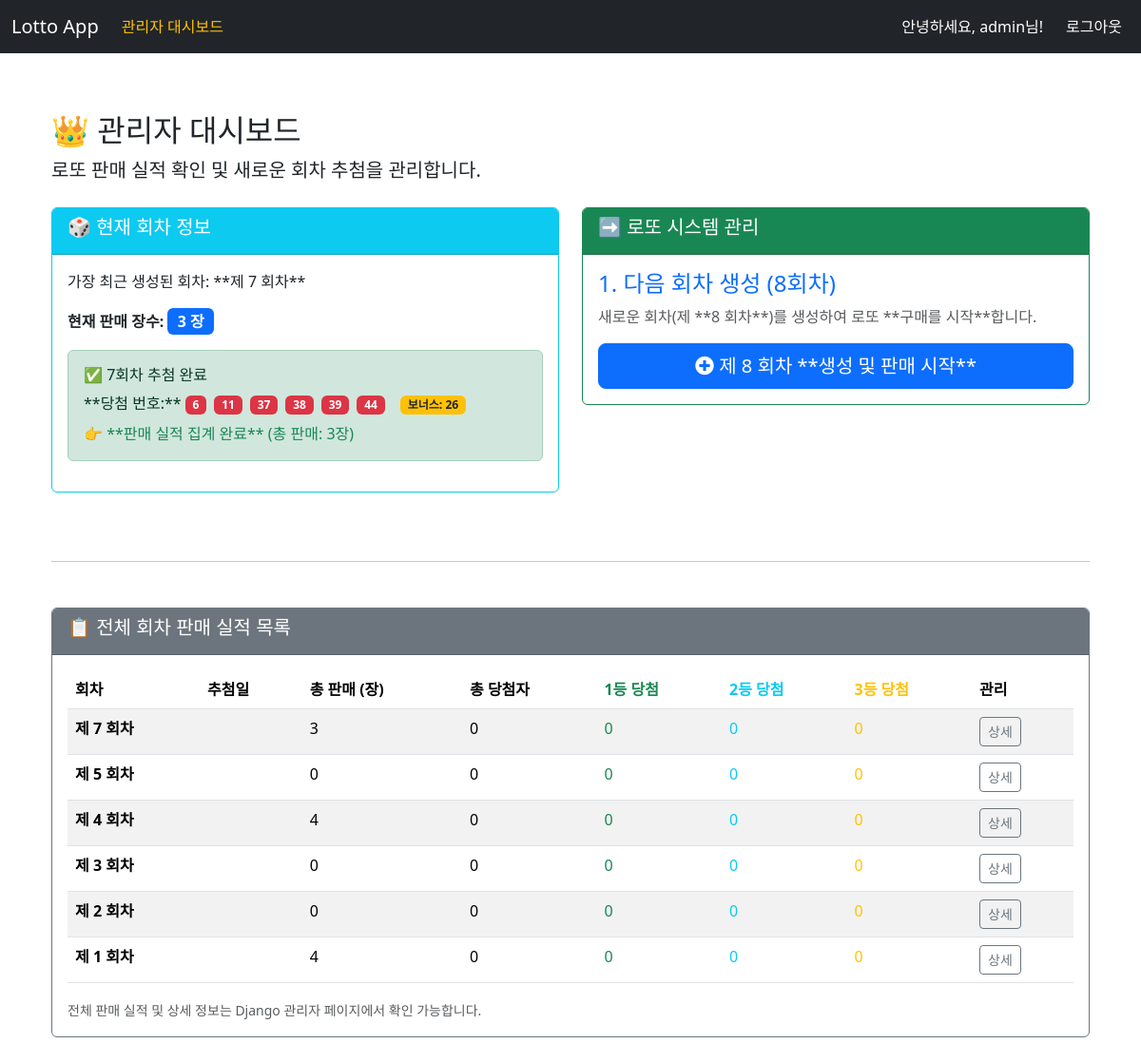
Screenshot of /admin_panel/ (signed in) with the database file from the repository.
### lotto/models.py (models this page shows, shortened)
class LottoRound(models.Model):
    round = models.IntegerField(
        unique=True,
        verbose_name="회차",
        help_text="로또 회차 번호"
    )
    actual_draw_date = models.DateTimeField(
        verbose_name="실제 추첨 일시",
        null=True,
        blank=True,
        help_text="관리자가 추첨을 완료한 시점"
    )
    num1 = models.IntegerField(validators=LOTTO_NUMBER_VALIDATORS, null=True, blank=True)
    num2 = models.IntegerField(validators=LOTTO_NUMBER_VALIDATORS, null=True, blank=True)
    num3 = models.IntegerField(validators=LOTTO_NUMBER_VALIDATORS, null=True, blank=True)
    num4 = models.IntegerField(validators=LOTTO_NUMBER_VALIDATORS, null=True, blank=True)
    num5 = models.IntegerField(validators=LOTTO_NUMBER_VALIDATORS, null=True, blank=True)
    num6 = models.IntegerField(validators=LOTTO_NUMBER_VALIDATORS, null=True, blank=True)
    bonus_number = models.IntegerField(
        validators=LOTTO_NUMBER_VALIDATORS,
        verbose_name="보너스 번호",
        null=True,
        blank=True
    )
    def get_winning_numbers(self):
        if self.num1 is None:
            return []
        return sorted([self.num1, self.num2, self.num3, self.num4, self.num5, self.num6])

class SalesPerformance(models.Model):
    round = models.OneToOneField(LottoRound, on_delete=models.CASCADE, primary_key=True, verbose_name="회차")
    total_sales = models.IntegerField(default=0, verbose_name="총 판매액 (장)")
    total_winners = models.IntegerField(default=0, verbose_name="총 당첨자 수 (모든 등수)")
    rank1_winners = models.IntegerField(default=0, verbose_name="1등 당첨자")
    rank2_winners = models.IntegerField(default=0, verbose_name="2등 당첨자")
    rank3_winners = models.IntegerField(default=0, verbose_name="3등 당첨자")

### lotto/views.py (the view)
# urls.py: path('admin_panel/', views.admin_dashboard, name='admin_dashboard'),
@user_passes_test(lambda u: u.is_superuser)
@login_required
def admin_dashboard(request):
    try:
        latest_round = LottoRound.objects.latest('round')
        next_round_number = latest_round.round + 1
        current_round_sales_count = Purchase.objects.filter(round=latest_round).count()
    except LottoRound.DoesNotExist:
        latest_round = None
        next_round_number = 1
        current_round_sales_count = 0 # 회차가 없으면 판매 장수도 0
    all_sales_performance = SalesPerformance.objects.select_related('round').order_by('-round__round')
    context = {
        'latest_round': latest_round,
        'next_round_number': next_round_number,
        'current_round_sales_count': current_round_sales_count,
        'all_sales_performance': all_sales_performance,
    }
    return render(request, 'lotto/admin_dashboard.html', context)

### lotto/templates/lotto/admin_dashboard.html (shortened to what this page needs)
{% extends "lotto/base.html" %}
{% load static %}
{% block content %}
<div class="container mt-5">
    <h2>👑 관리자 대시보드</h2>
    <p class="lead">로또 판매 실적 확인 및 새로운 회차 추첨을 관리합니다.</p>
    <div class="row mt-4">
        <div class="col-md-6 mb-4">
            <div class="card border-info">
                <div class="card-header bg-info text-white">
                    <h5>🎲 현재 회차 정보</h5>
                </div>
                <div class="card-body">
                    {% if latest_round %}
                        {% with is_finalized=latest_round.num1 %}
                            <p>가장 최근 생성된 회차: **제 {{ latest_round.round }} 회차**</p>
                            <p><strong>현재 판매 장수:</strong> <span class="badge bg-primary fs-6">{{ current_round_sales_count|default:"0" }} 장</span></p>
                            {% if is_finalized %}
                                <div class="alert alert-success mt-3">
                                    <h6>✅ {{ latest_round.round }}회차 추첨 완료</h6>
                                    **당첨 번호:** {% for num in latest_round.get_winning_numbers %}
                                        <span class="badge bg-danger me-1">{{ num }}</span>
                                    {% endfor %}
                                    <span class="badge bg-warning text-dark ms-2">보너스: {{ latest_round.bonus_number }}</span>
                                    {% if latest_round.salesperformance %}
                                        <p class="text-success mt-2 mb-0">👉 **판매 실적 집계 완료** (총 판매: {{ latest_round.salesperformance.total_sales }}장)</p>
                                    {% endif %}
                                </div>
                            {% else %}
                                <div class="alert alert-warning mt-3">
                                    <h6>⚠️ {{ latest_round.round }}회차 판매 중 (추첨 대기)</h6>
                                </div>
                            {% endif %}
                        {% endwith %}
                    {% else %}
                        <div class="alert alert-danger">
                            아직 생성된 로또 회차가 없습니다. 아래 버튼으로 1회차를 시작해 주세요.
                        </div>
                    {% endif %}
                </div>
            </div>
        </div>
        <div class="col-md-6 mb-4">
            <div class="card border-success">
                <div class="card-header bg-success text-white">
                    <h5>➡️ 로또 시스템 관리</h5>
                </div>
                <div class="card-body">
                    {% if latest_round and not latest_round.num1 %}
                        <h4 class="text-danger">1. {{ latest_round.round }}회차 추첨 및 자동 집계</h4>
                        <p class="text-muted">판매를 마감하고 **당첨 번호 확정**과 **판매 실적 집계**를 **한 번에** 처리합니다.</p>
                        <form method="post" action="{% url 'finalize_lotto_round' %}">
                            {% csrf_token %}
                            <button type="submit" class="btn btn-danger btn-lg w-100">
                                <i class="fas fa-dice"></i> {{ latest_round.round }} 회차 **추첨 및 자동 집계**
                            </button>
                        </form>
                    {% else %}
                        <h4 class="text-primary">1. 다음 회차 생성 ({{ next_round_number }}회차)</h4>
                        <p class="text-muted">새로운 회차(제 **{{ next_round_number }} 회차**)를 생성하여 로또 **구매를 시작**합니다.</p>
                        <form method="post" action="{% url 'create_next_round' %}">
                            <button type="submit" class="btn btn-primary btn-lg w-100">
                                <i class="fas fa-plus-circle"></i> 제 {{ next_round_number }} 회차 **생성 및 판매 시작**
                            </button>
                        </form>
                    {% endif %}
                </div>
            </div>
        </div>
    </div>
    <hr class="my-5">
    <div class="card border-secondary mb-5">
        <div class="card-header bg-secondary text-white">
            <h5>📋 전체 회차 판매 실적 목록</h5>
        </div>
        <div class="card-body">
            {% if all_sales_performance %}
                <table class="table table-striped table-hover">
                    <thead>
                        <tr>
                            <th>회차</th>
                            <th>추첨일</th>
                            <th>총 판매 (장)</th>
                            <th>총 당첨자</th>
                            <th class="text-success">1등 당첨</th>
                            <th class="text-info">2등 당첨</th>
                            <th class="text-warning">3등 당첨</th>
                            <th>관리</th>
                        </tr>
                    </thead>
                    <tbody>
                        {% for sales in all_sales_performance %}
                        <tr>
                            <td><strong>제 {{ sales.round.round }} 회차</strong></td>
                            <td>{{ sales.round.draw_date|date:"Y-m-d" }}</td>
                            <td>{{ sales.total_sales|default:"0" }}</td>
                            <td>{{ sales.total_winners|default:"0" }}</td>
                            <td class="text-success">{{ sales.rank1_winners|default:"0" }}</td>
                            <td class="text-info">{{ sales.rank2_winners|default:"0" }}</td>
                            <td class="text-warning">{{ sales.rank3_winners|default:"0" }}</td>
                            <td><a href="{% url 'admin:lotto_salesperformance_change' sales.pk %}" class="btn btn-sm btn-outline-secondary">상세</a></td>
                        </tr>
                        {% endfor %}
                    </tbody>
                </table>
                <small class="text-muted">전체 판매 실적 및 상세 정보는 Django 관리자 페이지에서 확인 가능합니다.</small>
            {% else %}
                <div class="alert alert-warning mb-0">아직 집계된 판매 실적이 없습니다.</div>
            {% endif %}
        </div>
    </div>
    </div>
{% endblock content %}

### lotto/templates/lotto/base.html (shortened to what this page needs)
<!DOCTYPE html>
<html lang="ko">
<head>
    <link href="https://cdn.jsdelivr.net/npm/bootstrap@5.3.3/dist/css/bootstrap.min.css" rel="stylesheet">
    <link rel="stylesheet" href="https://cdnjs.cloudflare.com/ajax/libs/font-awesome/5.15.4/css/all.min.css">
</head>
<body>
    <nav class="navbar navbar-expand-md navbar-dark bg-dark fixed-top">
        <div class="container-fluid">
            <a class="navbar-brand" href="{% url 'lotto_home' %}">Lotto App</a>
            <div class="collapse navbar-collapse">
                <ul class="navbar-nav me-auto mb-2 mb-lg-0">
                    {% if request.user.is_authenticated %}
                        {% if request.user.is_superuser %}
                            <li class="nav-item">
                                <a class="nav-link text-warning" href="{% url 'admin_dashboard' %}">관리자 대시보드</a>
                            </li>
                        {% endif %}
                    {% endif %}
                </ul>
                <ul class="navbar-nav">
                    {% if request.user.is_authenticated %}
                        <li class="nav-item">
                            <span class="nav-link text-white">안녕하세요, {{ request.user.username }}님!</span>
                        </li>
                        <li class="nav-item">
                            <form method="post" action="{% url 'logout' %}" style="display: inline;">
                                <button type="submit" class="nav-link btn btn-sm btn-danger text-white ms-2" style="border: none;">
                                    로그아웃
                                </button>
                            </form>
                        </li>
                    {% endif %}
                </ul>
            </div>
        </div>
    </nav>
    <main role="main" class="container">
        {% block content %}
        {% endblock %}
    </main>
</body>
</html>

### lotto/templates/lotto/base.html (style rules this page uses)
body { padding-top: 70px; }

### rows the page displays
LottoRound: round "7", bonus_number "26", salesperformance.total_sales "3"
SalesPerformance: round.round "7", total_sales "3", total_winners "0", rank1_winners "0", rank2_winners "0", rank3_winners "0"
SalesPerformance: round.round "5", total_sales "0", total_winners "0", rank1_winners "0", rank2_winners "0", rank3_winners "0"
SalesPerformance: round.round "4", total_sales "4", total_winners "0", rank1_winners "0", rank2_winners "0", rank3_winners "0"
SalesPerformance: round.round "3", total_sales "0", total_winners "0", rank1_winners "0", rank2_winners "0", rank3_winners "0"
SalesPerformance: round.round "2", total_sales "0", total_winners "0", rank1_winners "0", rank2_winners "0", rank3_winners "0"
SalesPerformance: round.round "1", total_sales "4", total_winners "0", rank1_winners "0", rank2_winners "0", rank3_winners "0"

### other values shown
{{ request.user.username }} "admin"
{{ current_round_sales_count|default:"0" }} "3"
{{ num }} "6" "11" "37" "38" "39" "44"
{{ next_round_number }} "8"
